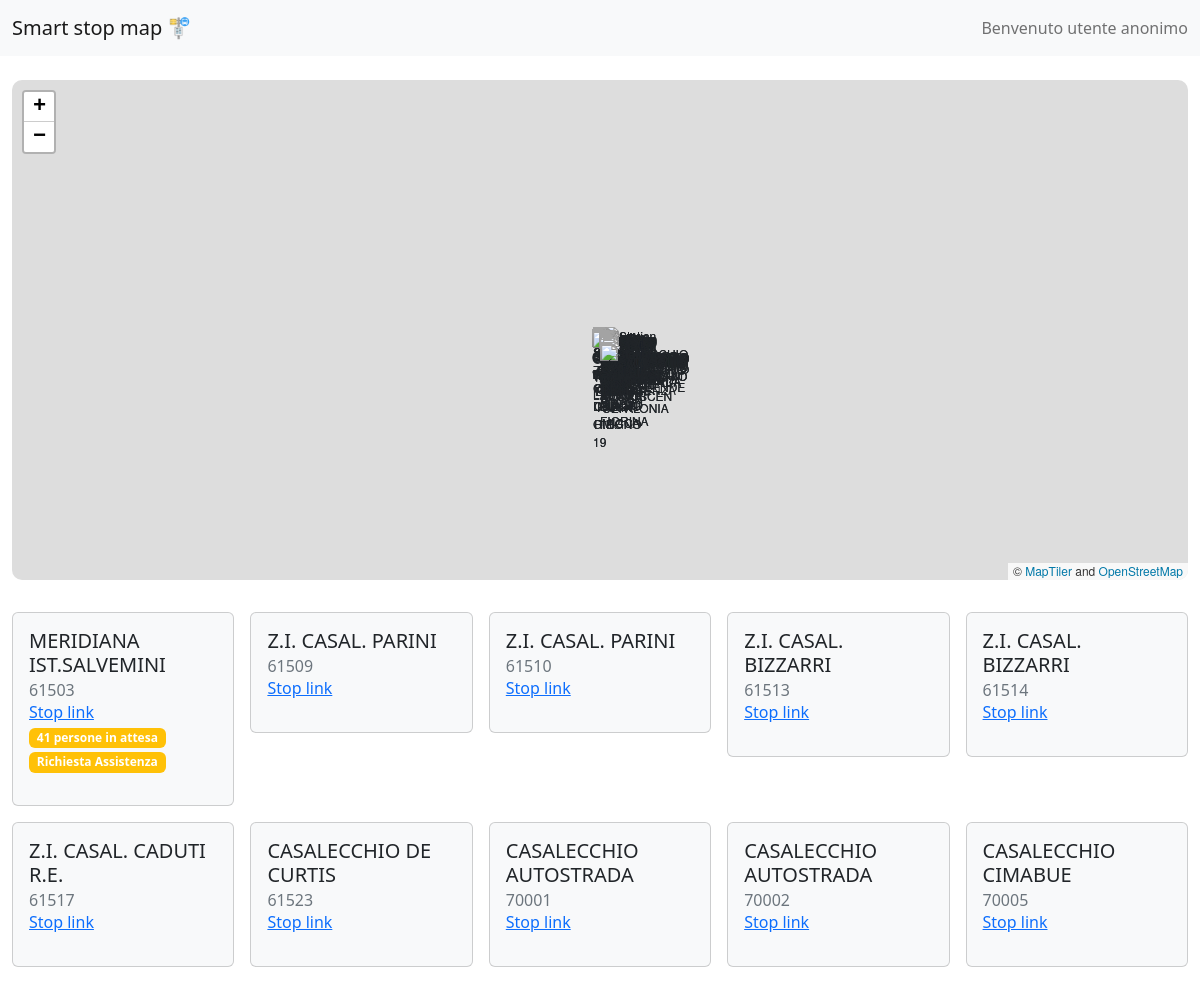
The app's page / (upper part), older data.
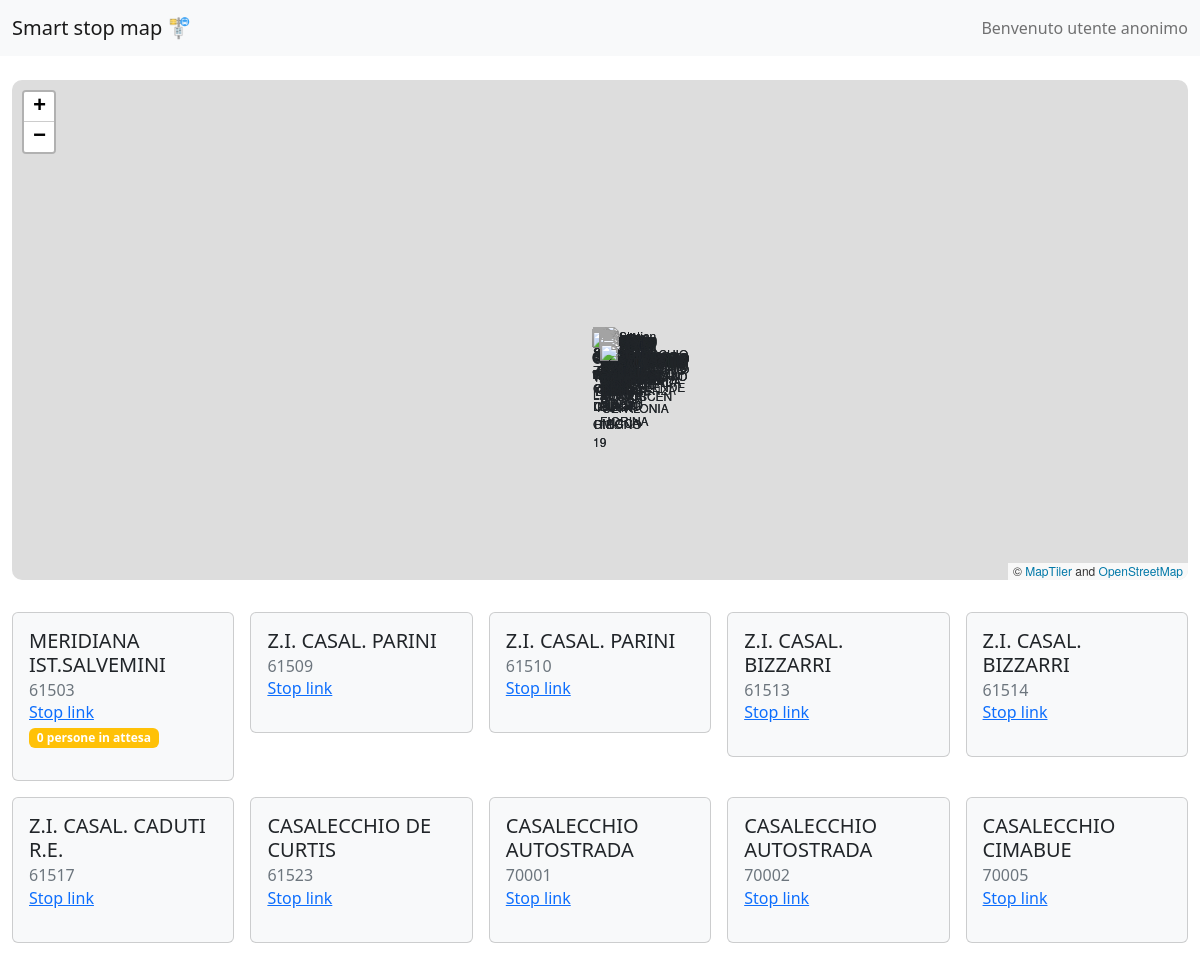
The same page, newer data.
### models.py (models this page shows, shortened)
class Stop(db.Model):
    __tablename__ = "stops"
    id = db.Column(db.String(10), primary_key=True)
    position = db.Column(db.String(80), unique=False, nullable=False)
    name = db.Column(db.String(50), nullable=True)
    people = db.Column(db.Integer(), nullable=True)
    hButton = db.Column(db.Integer(), nullable=True)

### app.py (the view)
@app.route("/")
def home():
    dataset=[]
    stops = Stop.query.all()
    for stop in stops:
        dataset.append({"id": stop.id,
                        "name": stop.name,
                        "location": json.loads(stop.position),
                        "people": stop.people if stop.people != None else "-",
                        "hButton": stop.hButton, })
    return render_template('index.html', stations=dataset, name = "Bus Stops Map")

### app.py (called while the page is built)
@app.before_request
def session_handler():
    session.permanent = True
    app.permanent_session_lifetime = timedelta(minutes=1)

### templates/index.html (shortened to what this page needs)
{% extends 'baseof.html' %}
{% block titlepage %}Smart stop map{% endblock %}
{% block content %}
<div id="map" style="width: 100%; height: 500px"></div>
<div class="row row-cols-2 row-cols-md-5 g-3 mt-3" data-masonry='{"percentPosition": true }'>
  {% for station in stations %}
  <div class="col">
   <div class="card bg-light">
     <div class="card-body">
       <h5 class="card-title">{{station.name | e}}</h5>
       <h6 class="card-subtitle text-muted">{{station.id | e}}</h6>
       <a href="stop/{{station.id}}" class="card-link">Stop link</a>
       {% if station.people != '-'%} <span class="badge bg-warning badge-pill badge-warning"> {{station.people}} persone in attesa </span>       {% endif %}
       {% if station.hButton == 1%} <span class="badge bg-warning badge-pill badge-warning"> Richiesta Assistenza </span>       {% endif %}
     </div>
       </div>
  </div>
{% endfor %}
</div>
{% endblock %}

Row changes from the older to the newer data that the page shows:
changed Stop "MERIDIANA IST.SALVEMINI": people "41" → "0"; no longer shows "Richiesta Assistenza"
